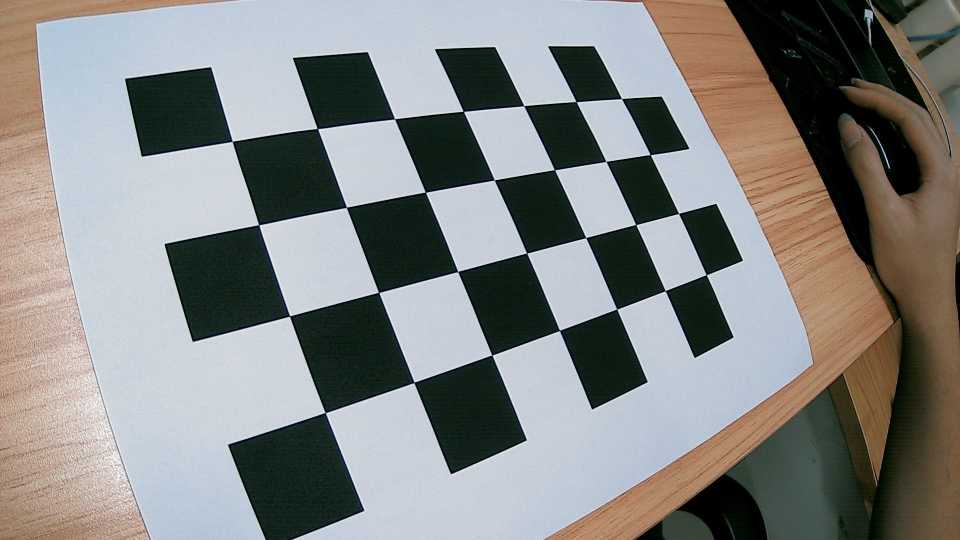
#> input picture camera_data/data/WIN_20251124_18_29_56_Pro.jpg, 1920 x 1080 px, given in place of the camera (shown at 1/2 size)
$ python test_camera.py
#> lines starting #> are read from the running program, lines starting #| are printed output that depends on the picture
#> the answer given: 1
#> the answer given: 1
import cv2
import numpy as np
import glob
import os
from datetime import datetime

def camera_calibration():
    # 棋盘格尺寸 (内部角点数量)
    chessboard_size = (7, 4)  # 8x5 棋盘格有 7x4 个内部角点

    # 终止条件
    criteria = (cv2.TERM_CRITERIA_EPS + cv2.TERM_CRITERIA_MAX_ITER, 30, 0.001)

    # 准备对象点 (0,0,0), (1,0,0), (2,0,0) ....,(6,3,0)
    objp = np.zeros((chessboard_size[0] * chessboard_size[1], 3), np.float32)
    objp[:, :2] = np.mgrid[0:chessboard_size[0], 0:chessboard_size[1]].T.reshape(-1, 2)

    # 存储对象点和图像点的数组
    objpoints = []  # 真实世界中的3D点
    imgpoints = []  # 图像中的2D点

    # 初始化摄像头 - 使用与项目相同的分辨率
    cap = cv2.VideoCapture(1, cv2.CAP_DSHOW)
    if not cap.isOpened():
        print("错误: 无法打开摄像头")
        return

    # 设置与项目相同的分辨率 (1920x1080)
    cap.set(cv2.CAP_PROP_FRAME_WIDTH, 1920)
    cap.set(cv2.CAP_PROP_FRAME_HEIGHT, 1080)

    # 验证分辨率设置
    actual_width = int(cap.get(cv2.CAP_PROP_FRAME_WIDTH))
    actual_height = int(cap.get(cv2.CAP_PROP_FRAME_HEIGHT))
    print(f"相机分辨率设置为: {actual_width}x{actual_height}")

    if actual_width != 1920 or actual_height != 1080:
        print(f"警告: 当前分辨率为 {actual_width}x{actual_height}，建议使用1920x1080以获得最佳兼容性")

    print("摄像头校准程序")
    print("请准备一个8x5的棋盘格（7x4内部角点）")
    print("按空格键捕获图像，按'q'键退出")
    print(f"需要捕获 {40} 张有效图像")

    captured_count = 0
    window_name = "Camera Calibration - Press SPACE to capture, Q to quit"

    while captured_count < 40:
        ret, frame = cap.read()
#> frame is the input picture: shape (1080, 1920, 3); mean B, G, R 130.8, 133.1, 132.2
        if not ret:
            print("错误: 无法读取摄像头画面")
            break

        # 复制帧用于显示
        display_frame = frame.copy()
        gray = cv2.cvtColor(frame, cv2.COLOR_BGR2GRAY)
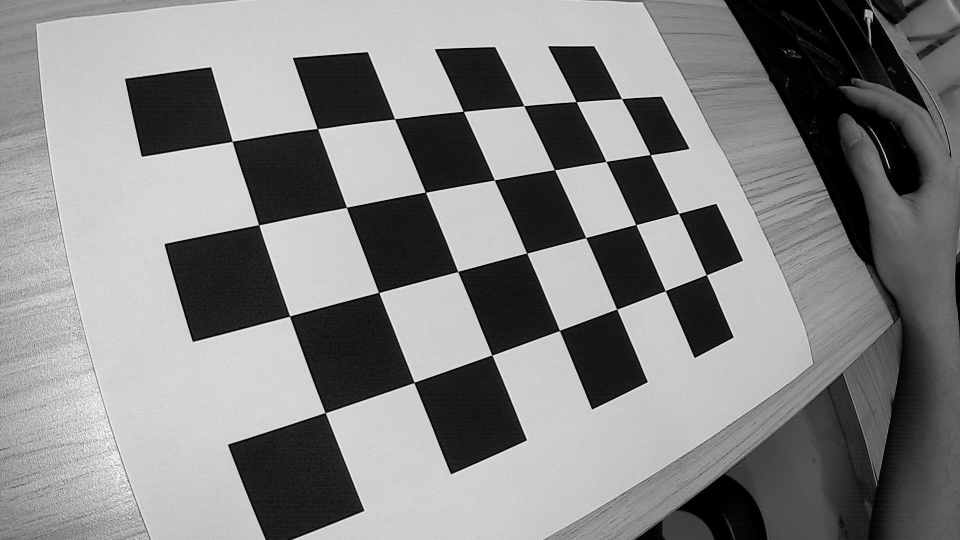
#> gray: shape (1080, 1920) (shown at 1/2 size); min 0, max 255, mean 132.6

        # 尝试查找棋盘格角点
        ret_find, corners = cv2.findChessboardCorners(gray, chessboard_size, None)
#> ret_find = True; corners = 28 rows, first 8: [464.5, 283], [635.6, 258.1], [789.5, 238.1], [927.4, 223.5], [1048.3, 211.8], [1153, 203.9], [1243.7, 197.7], [518.1, 450.3]

        if ret_find:
            # 精确定位角点
            corners_refined = cv2.cornerSubPix(gray, corners, (11, 11), (-1, -1), criteria)
#> corners_refined = 28 rows, first 8: [464.9, 283.2], [635.4, 257.6], [789.7, 238.2], [927.1, 223.1], [1048.2, 211.9], [1152.8, 203.9], [1243.5, 197.7], [517.9, 449.9]

            # 在图像上绘制角点
            cv2.drawChessboardCorners(display_frame, chessboard_size, corners_refined, ret_find)

            # 显示提示信息
            cv2.putText(display_frame, f"棋盘格已检测到! 按空格键捕获 ({captured_count}/40)",
                       (10, 30), cv2.FONT_HERSHEY_SIMPLEX, 0.7, (0, 255, 0), 2)
        else:
            cv2.putText(display_frame, "未检测到棋盘格", (10, 30),
                       cv2.FONT_HERSHEY_SIMPLEX, 0.7, (0, 0, 255), 2)

        cv2.putText(display_frame, "按空格键捕获图像，按'q'键退出",
                   (10, frame.shape[0] - 10), cv2.FONT_HERSHEY_SIMPLEX, 0.6, (255, 255, 255), 2)
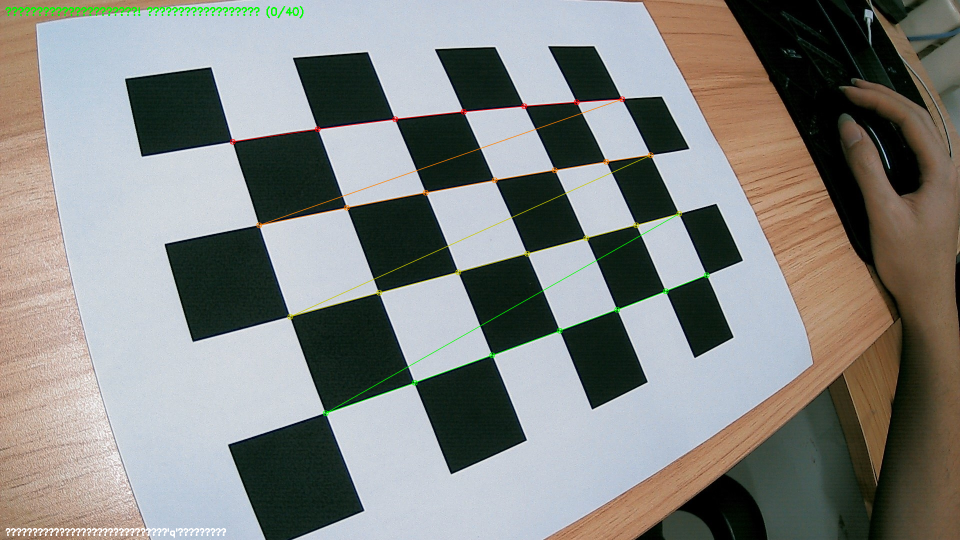
#> display_frame: shape (1080, 1920, 3) (shown at 1/2 size); mean B, G, R 130.2, 133.6, 132.3

        # 缩放到640宽度显示以减少卡顿（仅用于预览，不影响校准）
        display_width = 640
        scale_factor = display_width / display_frame.shape[1]
#> scale_factor = 0.333
        display_height = int(display_frame.shape[0] * scale_factor)
#> display_height = 360
        display_resized = cv2.resize(display_frame, (display_width, display_height))
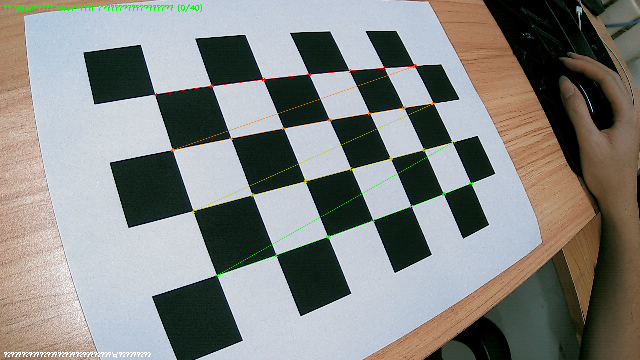
#> display_resized: shape (360, 640, 3); mean B, G, R 130.2, 133.6, 132.3

        cv2.imshow(window_name, display_resized)

        key = cv2.waitKey(1) & 0xFF
#> (key q is pressed here)
        if key == ord(' '):  # 空格键
            if ret_find:
                objpoints.append(objp)
                imgpoints.append(corners_refined)
                captured_count += 1
                print(f"成功捕获第 {captured_count} 张图像")

                # 短暂显示成功信息
                success_frame = frame.copy()
                cv2.putText(success_frame, "图像已保存!",
                           (frame.shape[1]//2-100, frame.shape[0]//2),
                           cv2.FONT_HERSHEY_SIMPLEX, 1, (0, 255, 0), 2)
                cv2.imshow(window_name, success_frame)
                cv2.waitKey(500)
            else:
                print("未检测到棋盘格，请重新尝试")

        elif key == ord('q'):  # q键退出
            print("用户中断程序")
            break

    # 释放摄像头和关闭窗口
    cap.release()
    cv2.destroyAllWindows()

    if len(objpoints) < 10:
        print(f"错误: 捕获的有效图像数量不足 ({len(objpoints)})，至少需要10张")
        return

    print(f"开始校准... 使用 {len(objpoints)} 张图像")

    # 进行摄像头校准
    ret, camera_matrix, dist_coeffs, rvecs, tvecs = cv2.calibrateCamera(
        objpoints, imgpoints, gray.shape[::-1], None, None
    )

    if ret:
        print("校准成功!")
        save_calibration_results(camera_matrix, dist_coeffs, rvecs, tvecs)

        # 计算重投影误差
        mean_error = calculate_reprojection_error(objpoints, imgpoints, rvecs, tvecs, camera_matrix, dist_coeffs)
        print(f"平均重投影误差: {mean_error:.3f} 像素")

        # 显示校准结果
        display_calibration_results(camera_matrix, dist_coeffs)
    else:
        print("校准失败!")

# [236 lines left out: functions image_calibration, calculate_reprojection_error, save_calibration_results, display_calibration_results, not called in this run]

def test_undistortion():
    """测试去畸变效果"""
    # 加载校准参数
    calibration_files = glob.glob("camera_calibration_*.yml")
    if not calibration_files:
        print("未找到校准文件")
        return

    latest_file = max(calibration_files, key=os.path.getctime)

    fs = cv2.FileStorage(latest_file, cv2.FILE_STORAGE_READ)
    camera_matrix = fs.getNode("camera_matrix").mat()
    dist_coeffs = fs.getNode("dist_coeffs").mat()
    fs.release()

    # 测试摄像头 - 使用相同的分辨率设置
    cap = cv2.VideoCapture(1, cv2.CAP_DSHOW)
    cap.set(cv2.CAP_PROP_FRAME_WIDTH, 1920)
    cap.set(cv2.CAP_PROP_FRAME_HEIGHT, 1080)

    while True:
        ret, frame = cap.read()
        if not ret:
            break

        # 去畸变
        h, w = frame.shape[:2]
        new_camera_matrix, roi = cv2.getOptimalNewCameraMatrix(camera_matrix, dist_coeffs, (w, h), 1, (w, h))
        undistorted = cv2.undistort(frame, camera_matrix, dist_coeffs, None, new_camera_matrix)

        # 裁剪图像
        x, y, w_roi, h_roi = roi
        undistorted = undistorted[y:y+h_roi, x:x+w_roi]

        # 调整图像尺寸以匹配高度（取较小的高度）
        frame_height, frame_width = frame.shape[:2]
        undistorted_height, undistorted_width = undistorted.shape[:2]

        # 找到最小高度，确保两个图像高度一致
        min_height = min(frame_height, undistorted_height)

        # 裁剪到相同高度
        if frame_height > min_height:
            frame_resized = frame[:min_height, :]
        else:
            frame_resized = frame

        if undistorted_height > min_height:
            undistorted_resized = undistorted[:min_height, :]
        else:
            undistorted_resized = undistorted

        # 缩放到640宽度显示以减少卡顿
        display_width = 640
        scale_factor = display_width / frame_resized.shape[1]
        display_height = int(frame_resized.shape[0] * scale_factor)

        # 缩放显示尺寸
        frame_display = cv2.resize(frame_resized, (display_width, display_height))
        undistorted_display = cv2.resize(undistorted_resized, (display_width, display_height))

        # 并排显示
        combined = np.hstack((frame_display, undistorted_display))
        cv2.putText(combined, "原始图像", (10, 30), cv2.FONT_HERSHEY_SIMPLEX, 0.7, (0, 255, 0), 2)
        cv2.putText(combined, "去畸变图像", (display_width + 10, 30), cv2.FONT_HERSHEY_SIMPLEX, 0.7, (0, 255, 0), 2)

        cv2.imshow("去畸变效果 - 按任意键退出", combined)

        if cv2.waitKey(1) & 0xFF != 255:
            break

    cap.release()
    cv2.destroyAllWindows()

if __name__ == "__main__":
    print("选择操作:")
    print("1. 进行摄像头校准")
    print("2. 测试去畸变效果")

    choice = input("请输入选择 (1 或 2): ").strip()

    if choice == "1":
        print("选择校准方式:")
        print("1. 实时摄像头校准")
        print("2. 从图片文件夹校准")

        cal_choice = input("请选择 (1 或 2): ").strip()

        if cal_choice == "1":
            camera_calibration()
        elif cal_choice == "2":
            image_calibration()
        else:
            print("无效选择")

        # 询问是否测试去畸变效果
        test = input("\n是否测试去畸变效果? (y/n): ").strip().lower()
#> the answer given: y
        if test == 'y':
            test_undistortion()
    elif choice == "2":
        test_undistortion()
    else:
        print("无效选择")

$ run again, on camera_data/data/WIN_20251124_18_30_07_Pro.jpg
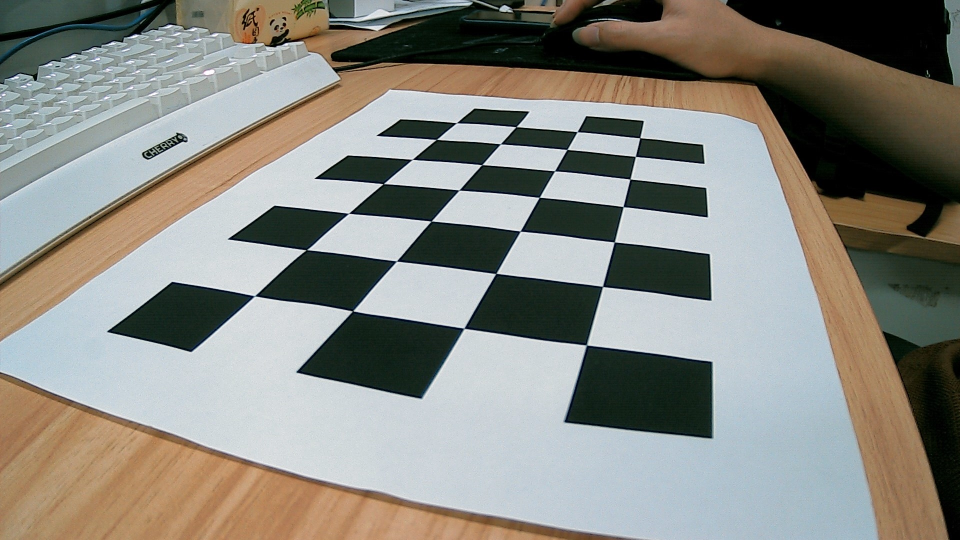
#> input picture camera_data/data/WIN_20251124_18_30_07_Pro.jpg, 1920 x 1080 px, given in place of the camera (shown at 1/2 size)
#> in camera_calibration, frame is the input picture: shape (1080, 1920, 3); mean B, G, R 129.1, 136.5, 136.9
#> in camera_calibration, `gray = cv2.cvtColor(frame, cv2.COLOR_BGR2GRAY)`:
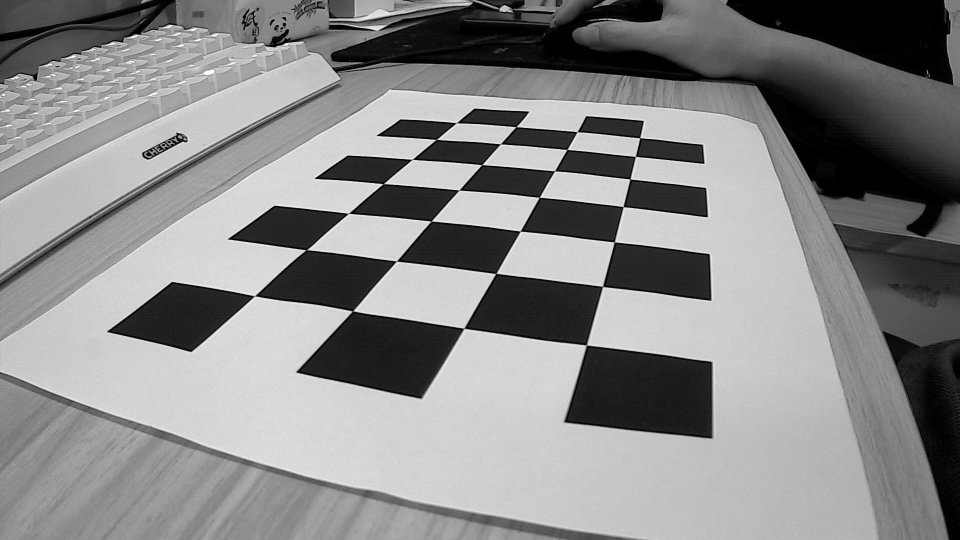
#> gray: shape (1080, 1920) (shown at 1/2 size); min 0, max 255, mean 135.8
#> ret_find = True; corners = 28 rows, first 8: [510.7, 592.3], [613.6, 499.7], [698, 427], [767, 368.1], [825.4, 319], [873.6, 279.1], [913.7, 246], [706, 622]
#> corners_refined = 28 rows, first 8: [509.7, 592.1], [613, 500.1], [697.7, 427.1], [766.8, 367.9], [825.1, 319], [873.3, 279.2], [913.4, 246.1], [705.7, 622.3]
#> in camera_calibration, `display_resized = cv2.resize(display_frame, (display_width, display_he..`:
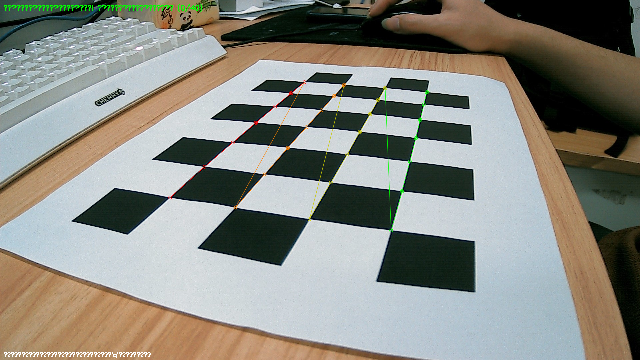
#> display_resized: shape (360, 640, 3); mean B, G, R 128.9, 137.1, 137.1

$ run again, on camera_data/data/WIN_20251124_18_30_10_Pro.jpg
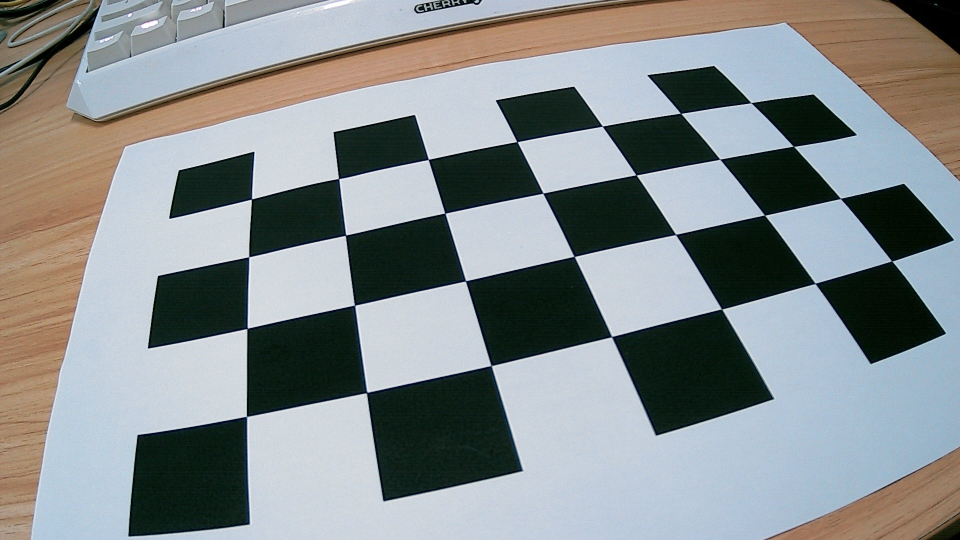
#> input picture camera_data/data/WIN_20251124_18_30_10_Pro.jpg, 1920 x 1080 px, given in place of the camera (shown at 1/2 size)
#> in camera_calibration, frame is the input picture: shape (1080, 1920, 3); mean B, G, R 141.4, 140.5, 134.6
#> in camera_calibration, `gray = cv2.cvtColor(frame, cv2.COLOR_BGR2GRAY)`:
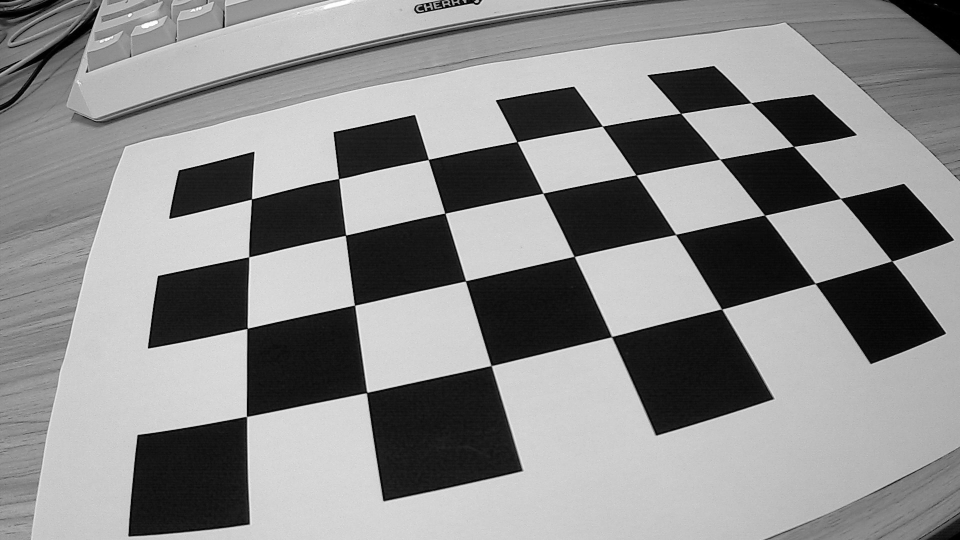
#> gray: shape (1080, 1920) (shown at 1/2 size); min 0, max 255, mean 138.9
#> ret_find = True; corners = 28 rows, first 8: [503.7, 398.2], [677.7, 357.9], [856.8, 319.2], [1034.5, 284.1], [1205, 252.6], [1361.6, 227], [1502.4, 205.8], [498.1, 514.3]
#> corners_refined = 28 rows, first 8: [503.4, 398.5], [677.8, 357.6], [857.1, 319.4], [1034.4, 283.8], [1205.2, 252.8], [1361.6, 227.1], [1502.5, 205.9], [498.1, 514.2]
#> in camera_calibration, `display_resized = cv2.resize(display_frame, (display_width, display_he..`:
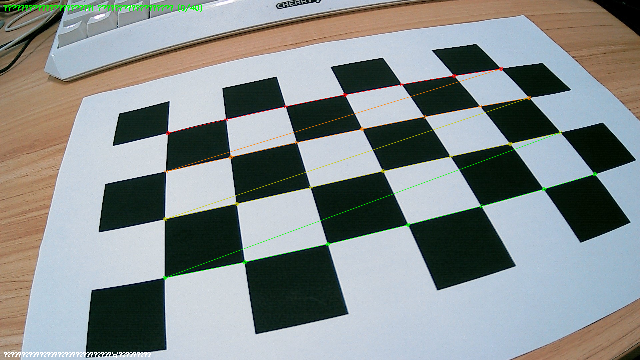
#> display_resized: shape (360, 640, 3); mean B, G, R 140.5, 141.3, 135
